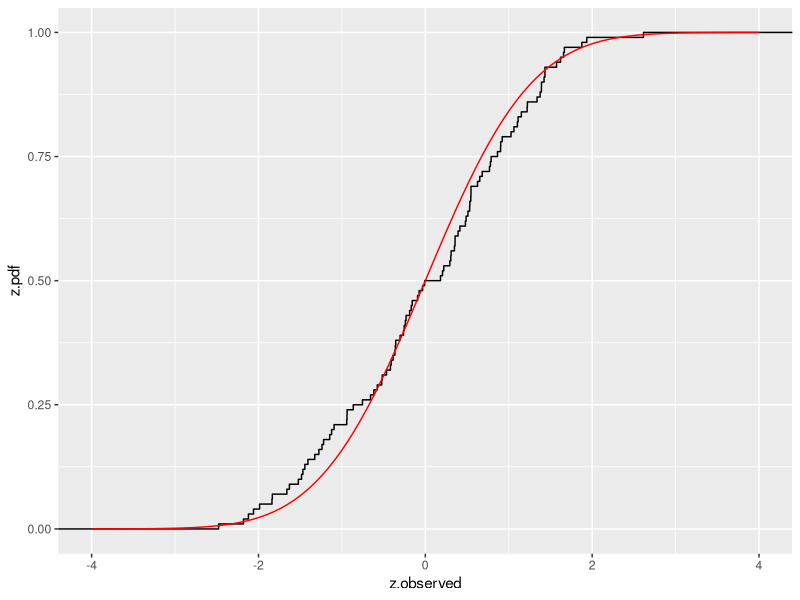

The R source for this figure:
## ---- chunk 1
knitr::opts_chunk$set(echo = TRUE)

library(ggplot2)
library(dplyr)
## ---- chunk 2
n <- 1e2
x.values <- seq(from=-4, to=4, length.out=n) %>% sort
df <- data.frame(z.observed = rnorm(n), 
                 x.values, 
                 z.pdf = pnorm(x.values))
ggplot(df) + stat_ecdf(aes(z.observed)) + 
  geom_line(aes(x.values, z.pdf), col="red")
